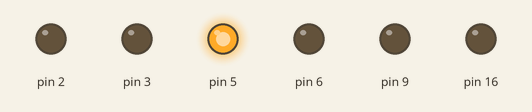
Simulated run of this sketch. Board: Arduino Uno, built with avr-gcc and run on an emulated ATmega328P. On the bench: output pins drawn as LEDs (lit = HIGH).

Above: at 0.5 s.
At 1.5 s:
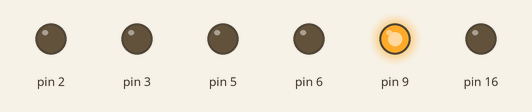
At 5.5 s:
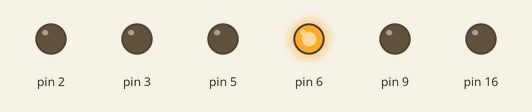
Timing chart, 0 to 6.9 s (numbered marks = the images above):
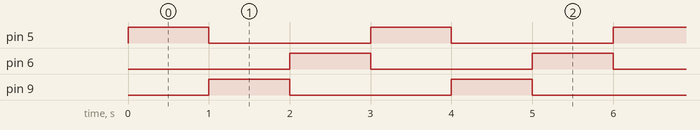

The sketch:

ColorLED.ino
```cpp
/*

  The CGShield uses a common cathode RGB LED to display a spectrum of colors.
  The CGShield library abstracts the details and provides
  you the following function:

    RGB(RGBcolor); // where RGBcolor is an array of the three color components
                   // like byte RED[] = {255, 0, 0};
                   // or an integer between 0 and 767 to display a
                   // color on the spectrum.

  If you have a common anode LED instead of a common cathod,
  just call RGB() in setup.

  Further exploration:
    - Create your own color definitions using RGB values.
    - Use the analog trim(), temp(), or light() values to change the colors.
*/

// sets up and initialize CGShield
#include <CGShield.h>
#include <Wire.h>         // Require for I2C communication
CGShield fs;             // Instanciate CGShield instance

// variable declarations
int delayTime = 1000;     // Delay time in milliseconds

byte RED[] =  { 255,   0,   0};
byte GREEN[] ={   0, 255,   0};
byte BLUE[] = {   0,   0, 255};


void setup() {
 //Nothing to go here
}


void loop(){
  // turn each color on one at a time
  RGB(RED);
  Serial.println("RGB -> RED");
  delay(delayTime);

  RGB(GREEN);
  Serial.println("RGB -> GREEN");
  delay(delayTime);

  RGB(BLUE);
  Serial.println("RGB -> BLUE");
  delay(delayTime);


}
```

Measured:
- by itself, pin 5, pin 6, pin 9: alternates HIGH for 1.0 s and LOW for 2.0 s
- by itself, everything shown: repeats every 3.0 s, in 3 steps
